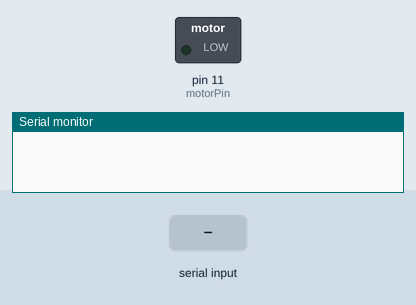
Bench run of a sketch on a simulated Arduino Uno, built with avr-gcc and run on an emulated ATmega328P. Parts: switched loads named in the sketch (green lamp = pin HIGH), the last lines printed to the serial monitor. Inputs (shaded band) come from the test bench.

Above: at 1.2 s.
1.3 s: "1\n" received over Serial
At 2.1 s:
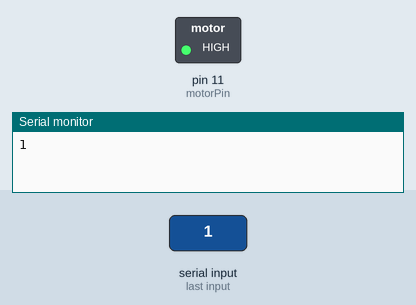
Timing chart, 0 to 4.3 s (numbered marks = the images above; inputs shaded):
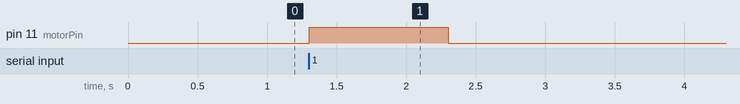

The sketch:

SerionParse.ino
```cpp
int motorPin = 11;
int power = 0;

void setup() {
  pinMode(motorPin, OUTPUT);
  Serial.begin(9600);
}

void loop() {
  if(Serial.available()){
    power = Serial.parseInt();
    if (power == 1 || power ==0){
      digitalWrite(motorPin, power);
    }
    Serial.println(power);
  }
}
```

Measured:
- after the input at 1.3 s, pin 11 (motorPin): LOW → HIGH at once, → LOW 1.0 s later
